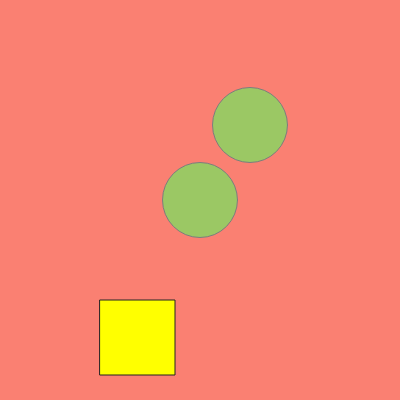
Frame 1 (no input)
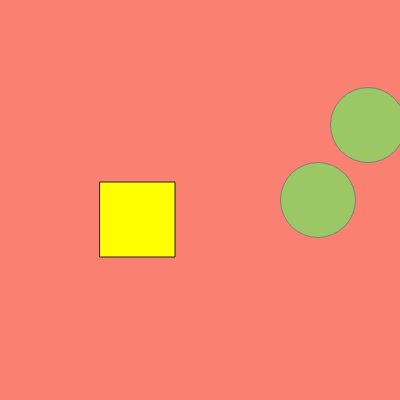
Frame 60 (no input)
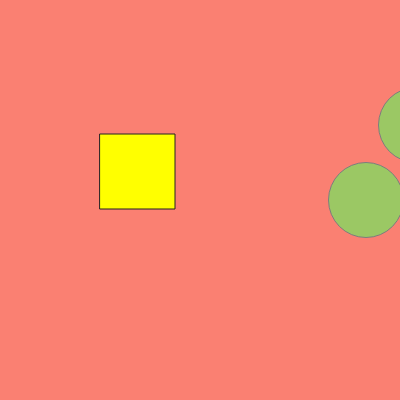
Frame 120 (the mouse pressed at the canvas centre since frame 60)

The p5.js sketch that drew these frames (run headless with seeded random() and noise() and a simulated clock; from frame 60 on, the mouse is pressed at the canvas centre):

// p5.js sketch
// ── sketch.js
//ref prof dawn
//mod by sadaf
var circX = 200; //defining variables
var circY = 200; 
var circStroke = 125; 
var circR = 155; 
var circG = 200; 
var circB = 100; 
var circSize = 75;
var recX = 100;
var recY = 300;
var recStroke = 35;
var recCol = 'yellow';
var recSize = 75;
var canvBG;
canvBG = 'salmon'; 
var speed = 2;



function setup() {  
	createCanvas(400, 400); 
}


function draw() {
	background(canvBG); 
	stroke(circStroke); 
	fill(circR, circG, circB);  
	stroke(circStroke);  
	ellipse(circX, circY, circSize, circSize); 
	ellipse(circX + 50, circY - 75, circSize, circSize); // by adding +  50 and -75, the position of the ellipse is offset against the other.
	fill(circR, circG, circB, 135); 
	
	circX = circX + speed; 
					   
    stroke(recStroke);
    fill(recCol);
    rect(recX, recY, recSize, recSize);
    
    recY = recY - speed; // use a - incrementor to make the rectangle appear to move up on the canvas.
    
    if(circX > width || circX < 0) { 
    	speed = speed *-1;			
    } 					// in this case, the y position is only reversed if it is less than 0. 
}
